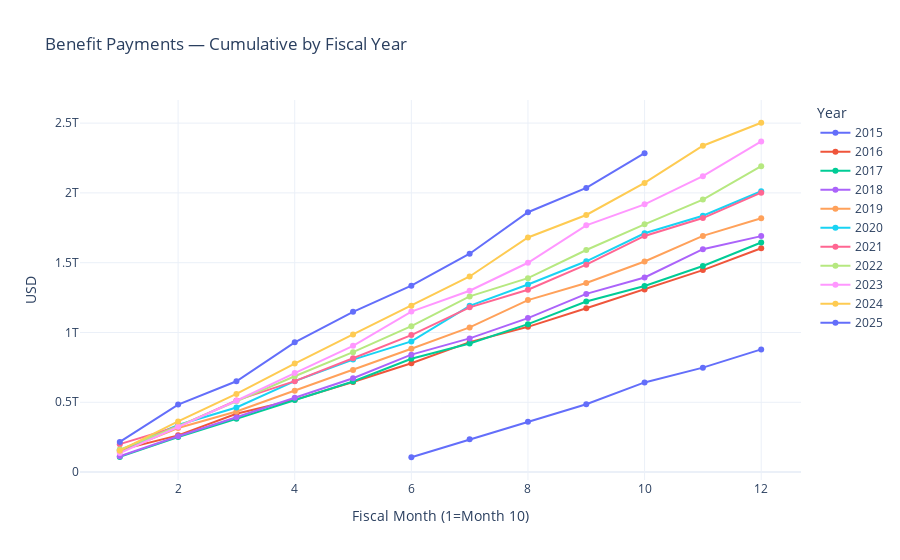

Here is the notebook cell this chart was saved with:
### Code cell
# Build a tidy frame for one category
benefit = outlays_pivot["Benefit Payments"].reset_index()
benefit.columns = ["record_date", "value"]  # rename for convenience

# Plot as *fiscal-year* cumulative (MTS default is fiscal framing)
fig, pivot = plot_cumulative_by_year(
    benefit,
    date_col="record_date",
    value_col="value",
    fy_start_month=10,          # fiscal years (Oct–Sep)
    years=None,                 # or [2021, 2022, 2023, 2024, 2025]
    scale=1,               # MTS is in millions → show billions
    title="Benefit Payments — Cumulative by Fiscal Year",
    ylabel="USD"
)
fig.show()
